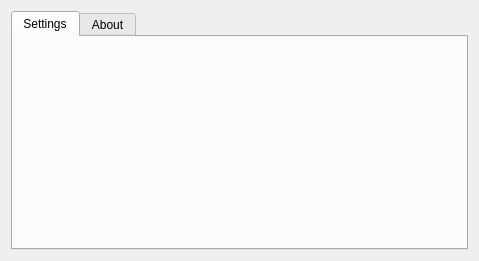
<?xml version="1.0" encoding="UTF-8"?>
<ui version="4.0">
 <class>MainWindow</class>
 <widget class="QMainWindow" name="MainWindow">
  <property name="geometry">
   <rect>
    <x>0</x>
    <y>0</y>
    <width>479</width>
    <height>261</height>
   </rect>
  </property>
  <property name="windowTitle">
   <string>MainWindow</string>
  </property>
  <widget class="QWidget" name="centralWidget">
   <layout class="QGridLayout" name="gridLayout">
    <item row="0" column="0">
     <widget class="QTabWidget" name="tabWidget">
      <property name="currentIndex">
       <number>0</number>
      </property>
      <widget class="QWidget" name="tab">
       <attribute name="title">
        <string>Settings</string>
       </attribute>
      </widget>
      <widget class="QWidget" name="aboutTab">
       <attribute name="title">
        <string>About</string>
       </attribute>
       <layout class="QGridLayout" name="gridLayout_2">
        <item row="0" column="0">
         <widget class="QLabel" name="flaticonCreditsLabel">
          <property name="text">
           <string>&lt;div&gt;Icons made by &lt;a href=&quot;https://www.flaticon.com/authors/vectors-market&quot; title=&quot;Vectors Market&quot;&gt;Vectors Market&lt;/a&gt; from &lt;a href=&quot;https://www.flaticon.com/&quot; title=&quot;Flaticon&quot;&gt;www.flaticon.com&lt;/a&gt; is licensed by &lt;a href=&quot;http://creativecommons.org/licenses/by/3.0/&quot; title=&quot;Creative Commons BY 3.0&quot; target=&quot;_blank&quot;&gt;CC 3.0 BY&lt;/a&gt;&lt;/div&gt;</string>
          </property>
          <property name="alignment">
           <set>Qt::AlignCenter</set>
          </property>
          <property name="wordWrap">
           <bool>true</bool>
          </property>
         </widget>
        </item>
       </layout>
      </widget>
     </widget>
    </item>
   </layout>
  </widget>
 </widget>
 <layoutdefault spacing="6" margin="11"/>
 <resources/>
 <connections/>
</ui>
